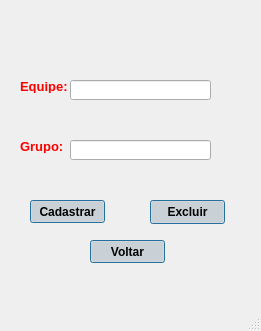
<?xml version="1.0" encoding="UTF-8"?>
<ui version="4.0">
 <class>MainWindow</class>
 <widget class="QMainWindow" name="MainWindow">
  <property name="geometry">
   <rect>
    <x>0</x>
    <y>0</y>
    <width>261</width>
    <height>331</height>
   </rect>
  </property>
  <property name="windowTitle">
   <string>MainWindow</string>
  </property>
  <widget class="QWidget" name="centralwidget">
   <widget class="QLabel" name="label">
    <property name="geometry">
     <rect>
      <x>20</x>
      <y>80</y>
      <width>47</width>
      <height>13</height>
     </rect>
    </property>
    <property name="font">
     <font>
      <pointsize>10</pointsize>
      <weight>75</weight>
      <italic>false</italic>
      <bold>true</bold>
      <underline>false</underline>
      <strikeout>false</strikeout>
     </font>
    </property>
    <property name="styleSheet">
     <string notr="true">color: rgb(255, 0, 0);</string>
    </property>
    <property name="text">
     <string>Equipe:</string>
    </property>
   </widget>
   <widget class="QLabel" name="label_2">
    <property name="geometry">
     <rect>
      <x>20</x>
      <y>140</y>
      <width>47</width>
      <height>13</height>
     </rect>
    </property>
    <property name="font">
     <font>
      <pointsize>10</pointsize>
      <weight>75</weight>
      <bold>true</bold>
     </font>
    </property>
    <property name="styleSheet">
     <string notr="true">color: rgb(255, 0, 0);</string>
    </property>
    <property name="text">
     <string>Grupo:</string>
    </property>
   </widget>
   <widget class="QLineEdit" name="lineEdit">
    <property name="geometry">
     <rect>
      <x>70</x>
      <y>80</y>
      <width>141</width>
      <height>20</height>
     </rect>
    </property>
    <property name="alignment">
     <set>Qt::AlignHCenter|Qt::AlignTop</set>
    </property>
    <property name="dragEnabled">
     <bool>true</bool>
    </property>
    <property name="readOnly">
     <bool>false</bool>
    </property>
    <property name="clearButtonEnabled">
     <bool>false</bool>
    </property>
   </widget>
   <widget class="QLineEdit" name="lineEdit_2">
    <property name="geometry">
     <rect>
      <x>70</x>
      <y>140</y>
      <width>141</width>
      <height>20</height>
     </rect>
    </property>
    <property name="alignment">
     <set>Qt::AlignLeading|Qt::AlignLeft|Qt::AlignTop</set>
    </property>
    <property name="dragEnabled">
     <bool>true</bool>
    </property>
   </widget>
   <widget class="QPushButton" name="pushButton">
    <property name="geometry">
     <rect>
      <x>30</x>
      <y>200</y>
      <width>75</width>
      <height>23</height>
     </rect>
    </property>
    <property name="font">
     <font>
      <weight>75</weight>
      <bold>true</bold>
     </font>
    </property>
    <property name="text">
     <string>Cadastrar</string>
    </property>
    <property name="checkable">
     <bool>true</bool>
    </property>
    <property name="checked">
     <bool>true</bool>
    </property>
    <property name="autoRepeat">
     <bool>false</bool>
    </property>
    <property name="autoExclusive">
     <bool>false</bool>
    </property>
    <property name="default">
     <bool>true</bool>
    </property>
    <property name="flat">
     <bool>true</bool>
    </property>
   </widget>
   <widget class="QPushButton" name="pushButton_2">
    <property name="geometry">
     <rect>
      <x>90</x>
      <y>240</y>
      <width>75</width>
      <height>23</height>
     </rect>
    </property>
    <property name="font">
     <font>
      <weight>75</weight>
      <bold>true</bold>
     </font>
    </property>
    <property name="text">
     <string>Voltar</string>
    </property>
    <property name="checkable">
     <bool>true</bool>
    </property>
    <property name="checked">
     <bool>true</bool>
    </property>
    <property name="autoDefault">
     <bool>false</bool>
    </property>
    <property name="default">
     <bool>true</bool>
    </property>
    <property name="flat">
     <bool>true</bool>
    </property>
   </widget>
   <widget class="QPushButton" name="pushButton_3">
    <property name="geometry">
     <rect>
      <x>150</x>
      <y>200</y>
      <width>75</width>
      <height>24</height>
     </rect>
    </property>
    <property name="font">
     <font>
      <weight>75</weight>
      <bold>true</bold>
     </font>
    </property>
    <property name="text">
     <string>Excluir</string>
    </property>
    <property name="checkable">
     <bool>true</bool>
    </property>
    <property name="checked">
     <bool>true</bool>
    </property>
    <property name="default">
     <bool>true</bool>
    </property>
    <property name="flat">
     <bool>true</bool>
    </property>
   </widget>
  </widget>
  <widget class="QMenuBar" name="menubar">
   <property name="geometry">
    <rect>
     <x>0</x>
     <y>0</y>
     <width>261</width>
     <height>21</height>
    </rect>
   </property>
  </widget>
  <widget class="QStatusBar" name="statusbar"/>
 </widget>
 <resources/>
 <connections/>
</ui>
